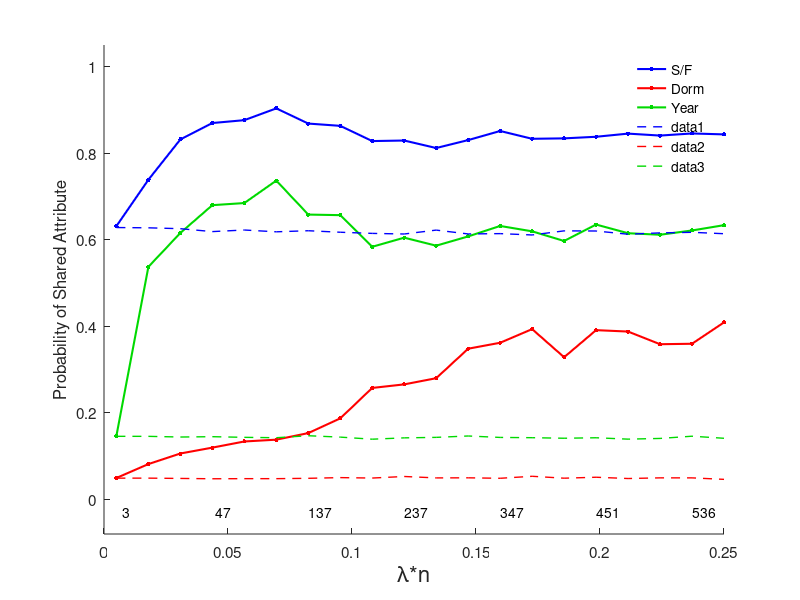

This chart was generated by the following MATLAB code: (Note: this script raises an error after producing the figure.)
% Load plot data and plot the result

load PlotDataFor_Swarthmore42
name = 'Swarthmore42';
%% Probability Plot
xs = linspace(.005,.25,20);
Good = True;
Bad = Spur;
clf

lw = 1.5;
ms = 10;
darkgreen = [0 .85 0];
set(gca,'fontsize', 11);

figure(1)
jump = 3;
pts = xs(1:jump:end);
clus = numClus(1:jump:end);
%clus = round(n./clus);
text(pts,-0.030*ones(numel(pts),1),num2str(clus))
hold on

% Student/Faculty
plot(xs, Good(1,:),'.-','linewidth',lw,'markersize',ms,'color','b')
% Dorm
plot(xs, Good(3,:),'.-','linewidth',lw,'markersize',ms,'color','r')
% Graduation Year
plot(xs, Good(4,:),'.-','linewidth',lw,'markersize',ms,'color',darkgreen)

legend('S/F','Dorm','Year')
legend('Location','Best');
legend boxoff

plot(xs, Bad(1,:),'--','linewidth',1,'markersize',10,'color','b')
plot(xs, Bad(3,:),'--','linewidth',1,'markersize',10,'color','r')
plot(xs, Bad(4,:),'--','linewidth',1,'markersize',10,'color',darkgreen)

ylim([-.08,1.05])

xlabel('\lambda*n','fontsize',16);
ylabel({'Probability of Shared Attribute'});

hold off

%%
set_figure_size([2.25*1.5,1.75*1.5]);
print(gcf,sprintf(strcat('Plots/final_',name,'.eps')),'-depsc2');
Process_AtendHeader(strcat('Plots/final_',name,'.eps'),'');

%%

set_figure_size([2.25*1.5,1.75*1.5]);
print(gcf,sprintf(strcat('Plots/nocropfinal_',name,'.eps')),'-depsc2');

